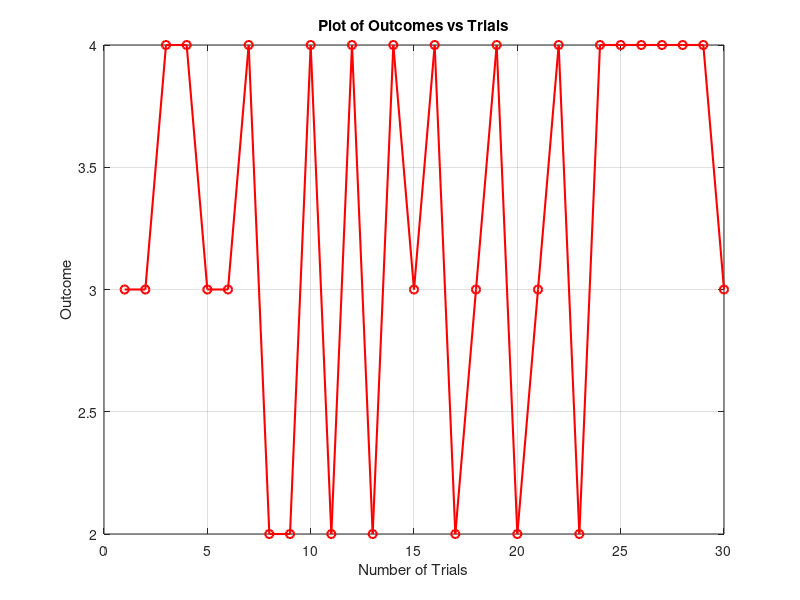
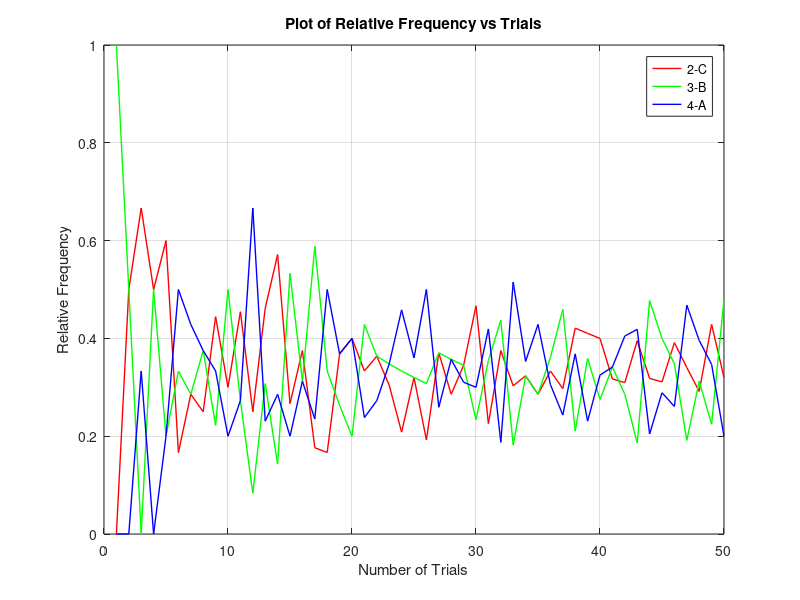
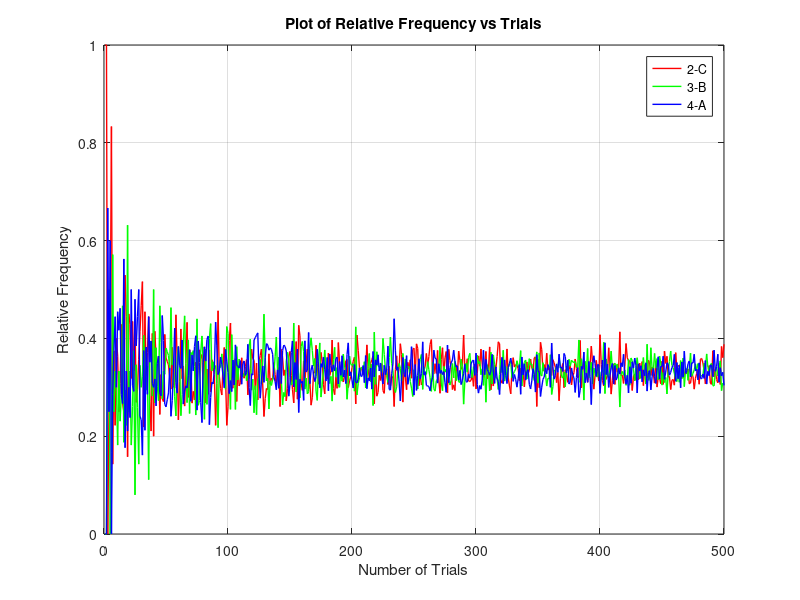

Source code (MATLAB) for these figures, in order:
%clear all past figures and data
clc;
clear all;
close all;

%%%%%%%%%%%%%%%%%%%%%%%%%%%%%% #1 --Sample Space

%sample space
s = [2,3,4];

%%%%%%%%%%%%%%%%%%%%%%%%%%%%%% #2 --Outcomes
%number of trails
n = 30;
%generate random numbers for number of trials (n) either 2,3, or 4 in 
% row vector 'out'
out = randi([2,4],1,n);
%vector of 1 to number of trials conducted --- either 30,50,or 500
student = 1:n; 

%plot number of students/trials vs Outcomes
figure(1)
plot(student,out, 'r-o','Linewidth', 1.5)
xlabel('Number of Trials')
ylabel('Outcome')
title('Plot of Outcomes vs Trials')
grid on


%%%%%%%%%%%%%%%%%%%%%%%%%%%%%% #3 --Relative Frequency 
%intializing everything to zero -- f1,f2,f3 are vectors filled with zeros
f2=zeros(1,50);
f3=zeros(1,50);
f4=zeros(1,50);
n2=0;
n3=0;
n4=0;

%setting up vector and q number for the number of trials --changed from 50
%to 50 depending on question 3 or 4
q = 50;
trials = 1:q; 

%loop for amount of trials 
for i=1:q
    %set up random outcomes from 2,3,4 and put into vector outcome
    outcome = randi([2,4],1,i);

    %getting n value to calculate relative freq - find function gets matrix
    %of all the indexes of the number we are searching for in outcome vector
    %size function gets the size of the second number of the matrix -
    %therefore getting the sum of either 2,3,4 and puts sum in n2,n3, or n4
    n2= size(find(outcome==2),2);  
    n3= size(find(outcome==3),2);  
    n4= size(find(outcome==4),2); 

    %calc relative freq every loop by diving n2,n3,n4 by trial number (i)
    f2(i)=n2/i;
    f3(i)=n3/i;
    f4(i)=n4/i;
 end


%plot f2,f3,f4 in figure 2, added legend and x-y axias labels
figure(2)
plot(trials,f2,'r','LineWidth', 1)
hold on
plot(trials,f3,'g','LineWidth', 1)
hold on
plot(trials,f4,'b','LineWidth', 1)
hold on
xlabel('Number of Trials')
ylabel('Relative Frequency')
title('Plot of Relative Frequency vs Trials')
legend('2-C','3-B','4-A')
grid on


%%%%%%%%%%%%%%%%%%%%%%%%%%%%%% #4 --Relative Frequency
ff2=zeros(1,500);
ff3=zeros(1,500);
ff4=zeros(1,500);
nn2=0;
nn3=0;
nn4=0;

%setting up vector and q number for the number of trials --changed from 50
%to 500 depending on question 3 or 4
qq = 500;
trial = 1:qq; 

%loop for amount of trials 
for i=1:qq
    %set up random outcomes from 2,3,4 and put into vector outcome
    outcomes = randi([2,4],1,i);

    %getting n value to calculate relative freq - find function gets matrix
    %of all the indexes of the number we are searching for in outcome vector
    %size function gets the size of the second number of the matrix -
    %therefore getting the sum of either 2,3,4 and puts sum in nn2,nn3, or nn4
    nn2= size(find(outcomes==2),2);  
    nn3= size(find(outcomes==3),2);  
    nn4= size(find(outcomes==4),2); 

    %calc relative freq every loop by diving nn2,nn3,nn4 by trial number (i)
    ff2(i)=nn2/i;
    ff3(i)=nn3/i;
    ff4(i)=nn4/i;
 end


%plot ff2,ff3,ff4 in figure 2, added legend and x-y axias labels
figure(3)
plot(trial,ff2,'r','LineWidth', 1)
hold on
plot(trial,ff3,'g','LineWidth', 1)
hold on
plot(trial,ff4,'b','LineWidth', 1)
hold on
xlabel('Number of Trials')
ylabel('Relative Frequency')
title('Plot of Relative Frequency vs Trials')
legend('2-C','3-B','4-A')
grid on


%%%%%%%%%%%%%%%%%%%%%%%%%%%%%% #5 --Pr[A]
%elementary vector of 1
elementary = 1:1; 

%dividing elementary vector divided by vector space to get probability of A
%given is that all 3 of sample space are equally likely
disp(length(elementary)/length(s));


